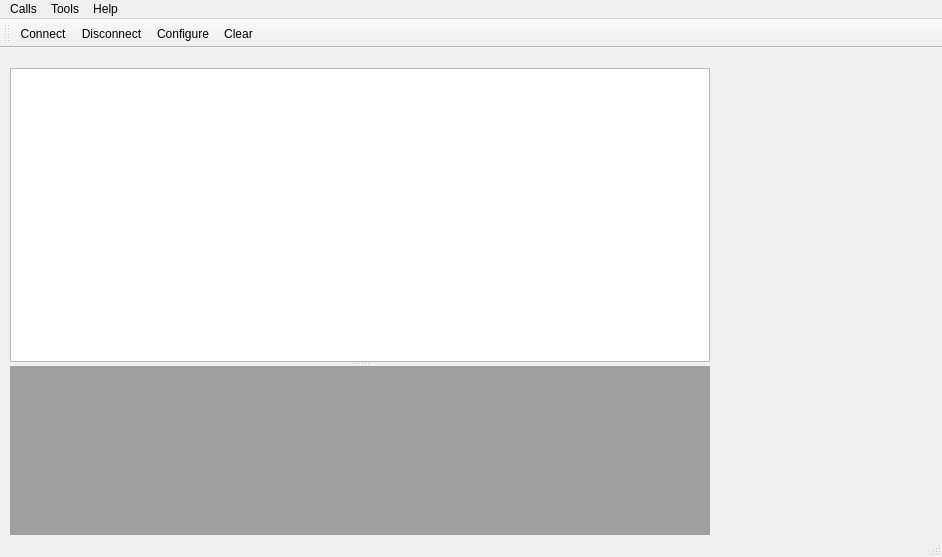
<?xml version="1.0" encoding="UTF-8"?>
<ui version="4.0">
 <class>MainWindow</class>
 <widget class="QMainWindow" name="MainWindow">
  <property name="geometry">
   <rect>
    <x>0</x>
    <y>0</y>
    <width>942</width>
    <height>557</height>
   </rect>
  </property>
  <property name="windowTitle">
   <string>Simple Terminal</string>
  </property>
  <widget class="QWidget" name="centralWidget">
   <property name="enabled">
    <bool>true</bool>
   </property>
   <widget class="QSplitter" name="splitter">
    <property name="enabled">
     <bool>true</bool>
    </property>
    <property name="geometry">
     <rect>
      <x>10</x>
      <y>20</y>
      <width>700</width>
      <height>912</height>
     </rect>
    </property>
    <property name="sizePolicy">
     <sizepolicy hsizetype="Expanding" vsizetype="Expanding">
      <horstretch>0</horstretch>
      <verstretch>0</verstretch>
     </sizepolicy>
    </property>
    <property name="orientation">
     <enum>Qt::Vertical</enum>
    </property>
    <property name="opaqueResize">
     <bool>true</bool>
    </property>
    <widget class="QGraphicsView" name="graphicsView"/>
    <widget class="QMdiArea" name="mdiArea"/>
   </widget>
  </widget>
  <widget class="QMenuBar" name="menuBar">
   <property name="geometry">
    <rect>
     <x>0</x>
     <y>0</y>
     <width>942</width>
     <height>21</height>
    </rect>
   </property>
   <widget class="QMenu" name="menuCalls">
    <property name="title">
     <string>Calls</string>
    </property>
    <addaction name="actionConnect"/>
    <addaction name="actionDisconnect"/>
    <addaction name="separator"/>
    <addaction name="actionQuit"/>
   </widget>
   <widget class="QMenu" name="menuTools">
    <property name="title">
     <string>Tools</string>
    </property>
    <addaction name="actionConfigure"/>
    <addaction name="actionClear"/>
   </widget>
   <widget class="QMenu" name="menuHelp">
    <property name="title">
     <string>Help</string>
    </property>
    <addaction name="actionAbout"/>
    <addaction name="actionAboutQt"/>
   </widget>
   <addaction name="menuCalls"/>
   <addaction name="menuTools"/>
   <addaction name="menuHelp"/>
  </widget>
  <widget class="QToolBar" name="mainToolBar">
   <attribute name="toolBarArea">
    <enum>TopToolBarArea</enum>
   </attribute>
   <attribute name="toolBarBreak">
    <bool>false</bool>
   </attribute>
   <addaction name="actionConnect"/>
   <addaction name="actionDisconnect"/>
   <addaction name="actionConfigure"/>
   <addaction name="actionClear"/>
  </widget>
  <widget class="QStatusBar" name="statusBar"/>
  <action name="actionAbout">
   <property name="text">
    <string>&amp;About</string>
   </property>
   <property name="toolTip">
    <string>About program</string>
   </property>
   <property name="shortcut">
    <string>Alt+A</string>
   </property>
  </action>
  <action name="actionAboutQt">
   <property name="text">
    <string>About Qt</string>
   </property>
  </action>
  <action name="actionConnect">
   <property name="icon">
    <iconset resource="debug-flow.qrc">
     <normaloff>:/images/connect.png</normaloff>:/images/connect.png</iconset>
   </property>
   <property name="text">
    <string>C&amp;onnect</string>
   </property>
   <property name="toolTip">
    <string>Connect to serial port</string>
   </property>
   <property name="shortcut">
    <string>Ctrl+O</string>
   </property>
  </action>
  <action name="actionDisconnect">
   <property name="icon">
    <iconset resource="debug-flow.qrc">
     <normaloff>:/images/disconnect.png</normaloff>:/images/disconnect.png</iconset>
   </property>
   <property name="text">
    <string>&amp;Disconnect</string>
   </property>
   <property name="toolTip">
    <string>Disconnect from serial port</string>
   </property>
   <property name="shortcut">
    <string>Ctrl+D</string>
   </property>
  </action>
  <action name="actionConfigure">
   <property name="icon">
    <iconset resource="debug-flow.qrc">
     <normaloff>:/images/settings.png</normaloff>:/images/settings.png</iconset>
   </property>
   <property name="text">
    <string>&amp;Configure</string>
   </property>
   <property name="toolTip">
    <string>Configure serial port</string>
   </property>
   <property name="shortcut">
    <string>Alt+C</string>
   </property>
  </action>
  <action name="actionClear">
   <property name="icon">
    <iconset resource="debug-flow.qrc">
     <normaloff>:/images/clear.png</normaloff>:/images/clear.png</iconset>
   </property>
   <property name="text">
    <string>C&amp;lear</string>
   </property>
   <property name="toolTip">
    <string>Clear data</string>
   </property>
   <property name="shortcut">
    <string>Alt+L</string>
   </property>
  </action>
  <action name="actionQuit">
   <property name="icon">
    <iconset resource="debug-flow.qrc">
     <normaloff>:/images/application-exit.png</normaloff>:/images/application-exit.png</iconset>
   </property>
   <property name="text">
    <string>&amp;Quit</string>
   </property>
   <property name="shortcut">
    <string>Ctrl+Q</string>
   </property>
  </action>
 </widget>
 <layoutdefault spacing="6" margin="11"/>
 <resources>
  <include location="debug-flow.qrc"/>
 </resources>
 <connections/>
</ui>
